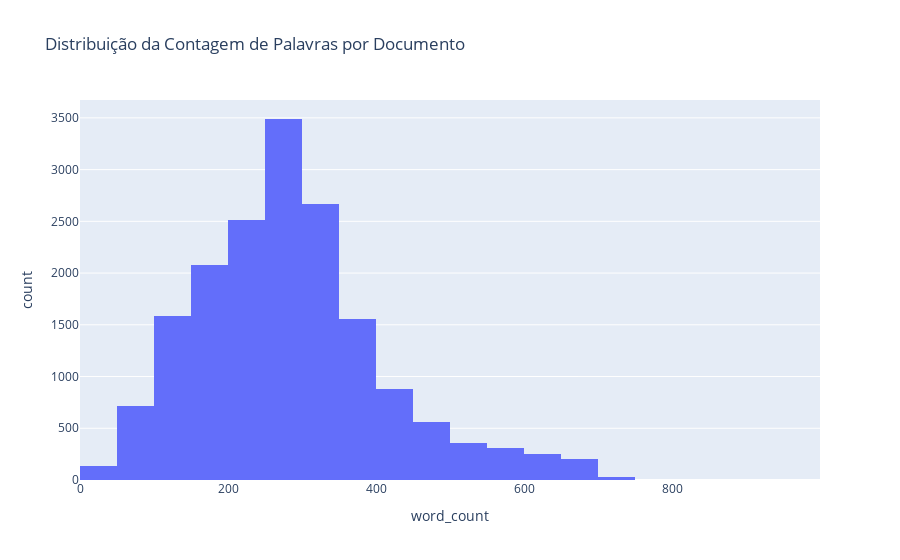

The cell this chart's notebook holds for it:
### Code cell
data['word_count'] = data['cleaned_text'].apply(lambda x: len(x.split()))
fig = px.histogram(data, x='word_count', nbins=30, title='Distribuição da Contagem de Palavras por Documento')
fig.show()

### Figure 1 — Plotly figure (JSON) as saved in the notebook; plotly's stock layout.template omitted (floating-point values rounded to 4 significant figures; data arrays with more than 128 entries replaced by an {"elided": "..."} marker saying what was removed)
{"data": [{"alignmentgroup": "True", "bingroup": "x", "hovertemplate": "word_count=%{x}<br>count=%{y}<extra></extra>", "legendgroup": "", "marker": {"color": "#636efa", "pattern": {"shape": ""}}, "name": "", "nbinsx": 30, "offsetgroup": "", "orientation": "v", "showlegend": false, "type": "histogram", "x": {"elided": "17342 int values"}, "xaxis": "x", "yaxis": "y"}], "layout": {"barmode": "relative", "legend": {"tracegroupgap": 0}, "title": {"text": "Distribuição da Contagem de Palavras por Documento"}, "xaxis": {"anchor": "y", "domain": [0, 1], "title": {"text": "word_count"}}, "yaxis": {"anchor": "x", "domain": [0, 1], "title": {"text": "count"}}}}
